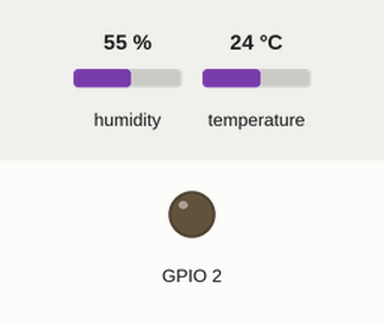
Simulated run of this sketch. Board: ESP8266 (NodeMCU). On the bench: output pins drawn as LEDs (lit = HIGH). Inputs (shaded band) come from the test bench; at power-on: humidity 55 %, temperature 24 °C. WiFi joins after 1.5 s; servers stay silent unless stated; no MQTT or app messages arrive unless stated.

Above: at 0.1 s.
At 1.5 s:
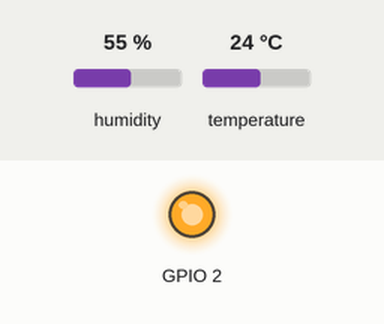
Timing chart, 0 to 3.0 s (numbered marks = the images above):
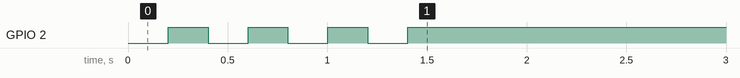

The sketch:

hem_htu.ino
```cpp
#include <ESP8266WiFi.h>
#include <ESP8266mDNS.h>
#include <ArduinoOTA.h>
#include <PubSubClient.h>
#include <Wire.h>
#include <SparkFunHTU21D.h>

WiFiClient espClient;
PubSubClient mqtt(espClient);
HTU21D htu;

const char* server = "192.168.1.2";
const char* ssid = "Mitchell";
const char* password = "easypassword";

unsigned long lastTemp;
float rh, temp, comprh, dew;

void callback(char* topic, byte* payload, unsigned int length) {
  String payloads;
  for (int i = 0; i < length; i++) {
    payloads += (char)payload[i];
  }
}

void wifiConnect() {
  WiFi.mode(WIFI_STA);
  WiFi.hostname("htu");
  WiFi.begin(ssid, password);
  while (WiFi.status() != WL_CONNECTED) {
    delay(200);
    digitalWrite(2, !digitalRead(2));
  }
  digitalWrite(2, 1);
}

void mqttConnect() {
  mqtt.setServer(server, 1883);
  mqtt.setCallback(callback);
  if (mqtt.connect(WiFi.hostname().c_str())) {
  }
}

double dewPointFast(double celsius, double humidity) {
  double a = 17.271;
  double b = 237.7;
  double temp = (a * celsius) / (b + celsius) + log(humidity * 0.01);
  double Td = (b * temp) / (a - temp);
  return Td;
}

// ==========================================
// HELPER: Calculate Indoor "Feels Like" Temp
// ==========================================
// Based on Australian Apparent Temperature (Steadman) for Indoor/No Wind
// Returns Celsius
float calculateFeelsLike(float tempC, float humidityRH) {
  // 1. Calculate Vapor Pressure (hPa)
  // e = (rh/100) * 6.105 * exp((17.27 * T) / (237.7 + T))
  float vaporPressure = (humidityRH / 100.0) * 6.105 * exp((17.27 * tempC) / (237.7 + tempC));

  // 2. Calculate Apparent Temp (C)
  // AT = Ta + 0.33 * e - 4.0 (The -4.0 is a baseline adjustment for lack of radiation/wind)
  float apparentTempC = tempC + (0.33 * vaporPressure) - 4.0;

  return apparentTempC;
}

void setup() {
  Serial.begin(9600);
  pinMode(2, OUTPUT);
  digitalWrite(2, 0);

  ArduinoOTA.onStart([]() {
    Serial.println("Start");
  });
  ArduinoOTA.onEnd([]() {
    Serial.println("\nEnd");
  });
  ArduinoOTA.onProgress([](unsigned int progress, unsigned int total) {
    Serial.printf("Progress: %u%%\r", (progress / (total / 100)));
    digitalWrite(2, !digitalRead(2));
  });
  ArduinoOTA.onError([](ota_error_t error) {
    Serial.printf("Error[%u]: ", error);
    if (error == OTA_AUTH_ERROR) Serial.println("Auth Failed");
    else if (error == OTA_BEGIN_ERROR) Serial.println("Begin Failed");
    else if (error == OTA_CONNECT_ERROR) Serial.println("Connect Failed");
    else if (error == OTA_RECEIVE_ERROR) Serial.println("Receive Failed");
    else if (error == OTA_END_ERROR) Serial.println("End Failed");
  });

  wifiConnect();
  mqttConnect();
  ArduinoOTA.setHostname("htu");
  ArduinoOTA.begin();

  Wire.begin();
  htu.begin();
}

void loop() {
  if (WiFi.status() != WL_CONNECTED) {
    wifiConnect();
  }

  if (!mqtt.connected()) {
    mqttConnect();
  }

  if (millis() - lastTemp > 15000) {
    lastTemp = millis();

    // Blocks for 110ms.
    rh = htu.readHumidity();
    temp = htu.readTemperature();

    // Make sure the returned humidity value is valid.
    if (32 > temp && temp > 7) {
      // Compensate for temperature.
      comprh = rh + (25 - temp) * -0.15;

      dew = dewPointFast(temp, comprh);

      // Calculate Feels Like Temp (returns C)
      float diC = calculateFeelsLike(temp, comprh);

      // Convert to F
      float dewF = dew * 9 / 5.0 + 32;
      float tempF = temp * 9 / 5.0 + 32;
      float di = diC * 9 / 5.0 + 32;

      mqtt.publish("temp/tempF", String(tempF).c_str());
      mqtt.publish("temp/dewF", String(dewF).c_str());
      mqtt.publish("temp/rh", String(comprh).c_str());
      mqtt.publish("temp/di", String(di).c_str());
    }
  }

  mqtt.loop();
  ArduinoOTA.handle();
}
```
